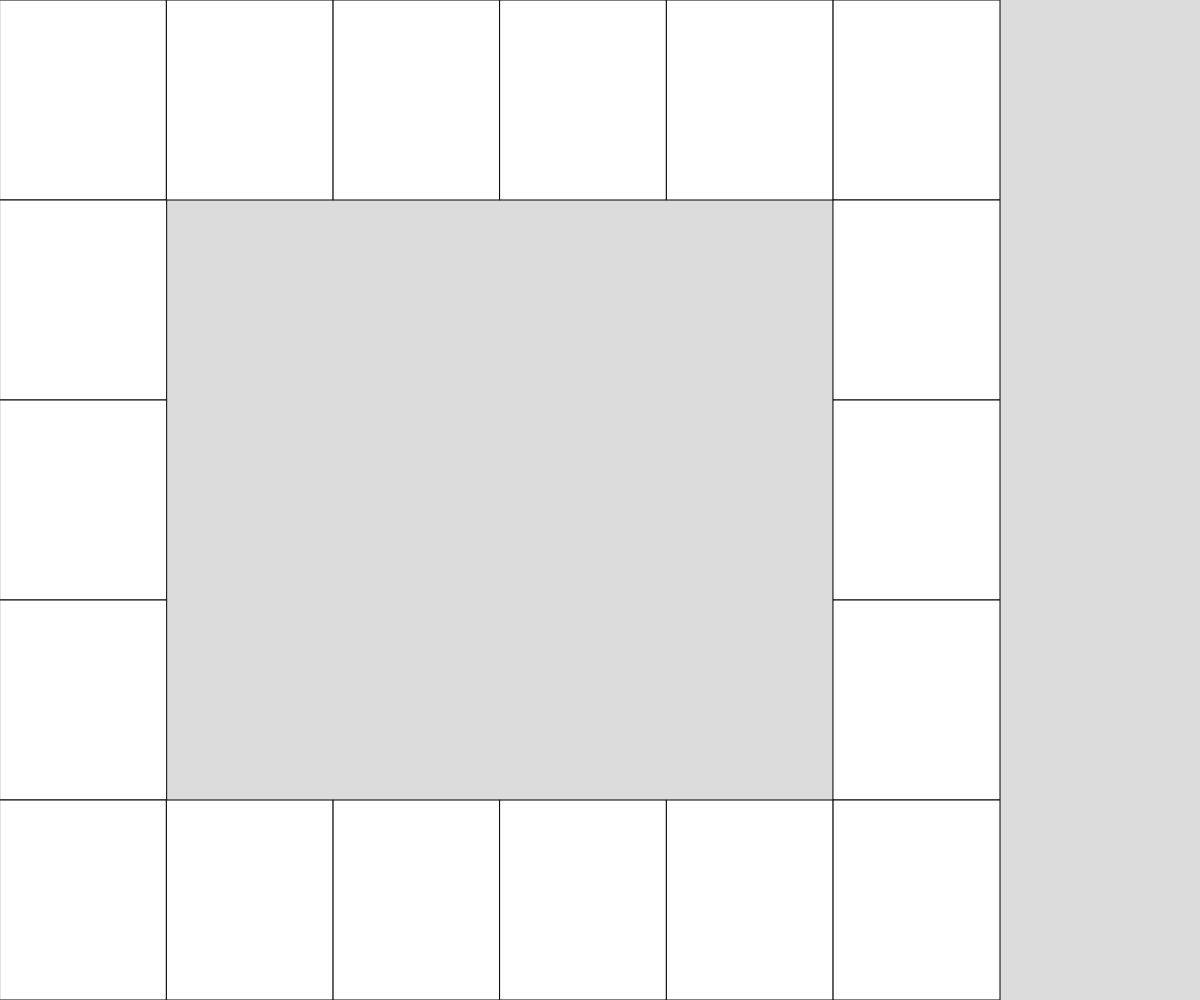
Frame 1 (no input)
Frame 60 (no input): identical to frame 1, image omitted
Frame 120 (the mouse pressed at the canvas centre since frame 60): identical to frame 1, image omitted

The p5.js sketch that drew this single still picture (run headless with seeded random() and noise() and a simulated clock; from frame 60 on, the mouse is pressed at the canvas centre):

// p5.js sketch
// ── sketch.js
// Project Title
// Your Name
// Date
//
// Extra for Experts:
// - describe what you did to take this project "above and beyond"

////////////////////////////////////////////////////////////////
// paterns 
// OG:
//3, 16, 13, 10, 18, 8, 6, 14, 7, 5, 15, 11, 17, 2, 12, 1, 9, 4
//5, 18, 11, 13, 3, 6, 15, 7, 1, 9, 14, 16, 10, 2, 4, 12, 17, 8
//11, 6, 10, 12, 1, 4, 14, 16, 2, 9, 17, 8, 13, 15, 3, 7, 18, 5
//17, 10, 15, 13, 2, 8, 18, 16, 12, 3, 5, 11, 7, 4, 1, 9, 14, 6
//18, 16, 10, 5, 11, 9, 2, 13, 17, 7, 4, 15, 12, 8, 6, 3, 1, 14  

//SECONDARY
// 2, 6, 11, 8, 1, 10, 12, 16, 18, 17, 4, 14, 7, 13, 9, 5, 15, 3
// 8, 9, 5, 13, 7, 1, 8, 17, 6, 14, 4, 11, 2, 16, 12, 3, 15, 10
// 11, 4, 17, 7, 16, 5, 8, 14, 6, 1, 13, 9, 2, 15, 3, 10, 18, 12
// 17, 14, 8, 3, 10, 18, 13, 1, 4, 9, 11, 2, 12, 5, 16, 7, 15, 6
// 18, 6, 14, 7, 15, 2, 11, 13, 5, 16, 12, 8, 3, 1, 9, 4, 17, 10

//third 
//1, 11, 6, 14, 9, 3, 17, 8, 5, 18, 15, 12, 4, 7, 10, 2, 13, 16
//3, 12, 6, 18, 9, 4, 7, 10, 13, 16, 1, 14, 8, 5, 15, 11, 17, 2
//9, 3, 11, 5, 2, 18, 12, 16, 6, 15, 7, 4, 14, 10, 1, 13, 17, 8
//12, 2, 11, 14, 8, 3, 6, 9, 13, 18, 15, 5, 10, 16, 1, 4, 17, 7
//16, 10, 2, 18, 13, 9, 15, 12, 6, 14, 17, 8, 3, 7, 4, 11, 5, 1

// final 
// 1, 9, 3, 15, 6, 10, 17, 11, 8, 14, 2, 18, 5, 13, 7, 4, 12, 16 *
// 1, 13, 9, 3, 6, 12, 16, 10, 18, 7, 15, 2, 14, 4, 11, 5, 8, 17
// 2, 6, 11, 8, 1, 10, 12, 16, 18, 17, 4, 14, 7, 13, 9, 5, 15, 3
// 2, 14, 8, 17, 11, 5, 9, 4, 1, 15, 6, 10, 18, 12, 7, 3, 16, 13
// 3, 12, 6, 10, 18, 15, 9, 4, 7, 16, 13, 2, 14, 8, 5, 11, 17, 1
// 3, 12, 7, 18, 13, 9, 14, 4, 17, 2, 16, 6, 10, 15, 5, 11, 8, 1 *
// 4, 9, 14, 7, 1, 15, 12, 18, 6, 13, 2, 16, 10, 5, 8, 3, 17, 11
// 4, 12, 15, 9, 5, 17, 6, 2, 14, 8, 3, 11, 18, 13, 10, 16, 7, 1
// 5, 17, 11, 1, 13, 18, 14, 10, 6, 2, 16, 7, 15, 12, 8, 3, 9, 4
// 5, 10, 6, 14, 8, 11, 2, 18, 15, 9, 12, 3, 7, 17, 4, 1, 16, 13
// 6, 9, 3, 12, 17, 14, 8, 5, 16, 13, 7, 1, 15, 10, 2, 18, 11, 4 *
// 6, 14, 8, 1, 13, 7, 4, 12, 18, 3, 9, 16, 11, 2, 10, 15, 5, 17
// 7, 13, 18, 15, 9, 4, 12, 6, 1, 14, 3, 16, 10, 2, 17, 5, 11, 8
// 8, 11, 6, 2, 16, 12, 9, 18, 13, 3, 15, 10, 7, 4, 17, 5, 14, 1
// 9, 16, 10, 18, 13, 7, 4, 12, 6, 1, 15, 3, 17, 11, 14, 8, 5, 2
// 10, 5, 18, 12, 6, 1, 9, 4, 7, 15, 3, 16, 13, 17, 11, 2, 14, 8
// 10, 17, 11, 5, 12, 8, 3, 6, 9, 13, 2, 15, 18, 14, 4, 1, 16, 7
// 11, 4, 17, 7, 16, 5, 8, 14, 6, 1, 13, 9, 2, 15, 3, 10, 18, 12 *
// 11, 5, 13, 2, 18, 12, 15, 6, 14, 10, 3, 9, 16, 7, 4, 1, 17, 8
// 11, 6, 14, 18, 13, 7, 3, 12, 15, 9, 4, 17, 8, 5, 2, 16, 10, 1
// 12, 2, 14, 8, 5, 13, 7, 3, 6, 9, 16, 10, 15, 18, 11, 17, 4, 1
// 12, 2, 16, 10, 5, 1, 13, 7, 4, 11, 14, 17, 8, 3, 18, 6, 15, 9
// 13, 2, 18, 15, 11, 5, 9, 12, 8, 3, 7, 10, 17, 6, 14, 4, 1, 16
// 13, 3, 17, 14, 9, 5, 1, 16, 11, 8, 12, 18, 15, 6, 2, 10, 7, 4 *
// 14, 8, 12, 7, 18, 15, 9, 3, 6, 13, 16, 11, 2, 10, 5, 1, 17, 4
// 15, 3, 14, 8, 11, 5, 13, 2, 16, 7, 18, 10, 6, 12, 9, 17, 4, 1
// 15, 18, 12, 6, 3, 10, 14, 8, 11, 5, 2, 16, 13, 17, 4, 7, 1, 9 *
// 16, 5, 10, 15, 3, 7, 18, 12, 8, 14, 9, 17, 11, 6, 2, 13, 1, 4
// 16, 12, 6, 14, 17, 8, 3, 11, 5, 18, 15, 9, 4, 1, 13, 10, 7, 2
// 17, 14, 8, 3, 10, 18, 13, 1, 4, 9, 11, 2, 12, 5, 16, 7, 15, 6
// 18, 6, 14, 7, 15, 2, 11, 13, 5, 16, 12, 8, 3, 1, 9, 4, 17, 10
// 18, 9, 2, 13, 6, 12, 16, 10, 7, 3, 15, 1, 14, 4, 11, 5, 8, 17
////////////////////////////////////////////////////////////////

let rows=6;
let columns=5;
let cellSize;

//let skeleton = [];
let grid = [
  [1,2,3,4,5,6],
  [18,0,0,0,0,7],
  [17,0,0,0,0,8],
  [16,0,0,0,0,9],
  [15,14,13,12,11,10]]; 
  

  
function setup() {
  
 createCanvas(windowWidth, windowHeight);
  if (width < height) {
    cellSize = width;
  }
  else {
    cellSize = height;

  

  }
}

function draw() {
  background(220);
  displayGrid();
}


function displayGrid() {
  for (let x = 0; x < rows; x++) {
    for (let y =0; y < columns; y++) {
      if (grid[y][x]>0) {
        rect((cellSize/6) * x, (cellSize/5) * y, cellSize/6,cellSize/5);
      }
    }
  } 
}






// function board() {
//   for ( let tempskell  of skeleton) { 
   
//     rect(skeleton[tempskell].x, skeleton[tempskell].y, skeleton[tempskell].w, skeleton[tempskell].h);
//   }
// }

// function creayteboard() {
//   for ( let i = 0; i < 19; i++ ) {
//     if (i >= 0 && i <7){
//       let k= i-1;

//       let j= 1;
//     }
//     else if (i >= 7 && i <11){
//       let k=5;

//       let j=i-7;  

//     }
//     else if (i >=11 && i <16 ){
//       let k=6-(i-11);
//       let j=4;
//     }
//     else if (i >=16 && i <19){
//       let k=1;
//       let j=5-(i-16);


//     } 


//     let tempskell={
//       x: ((windowWidth/6)*k),
//       y: ((windowHeight/5)*j),
//       w: (windowWidth/6),
//       h: (windowHeight/5)
//     };
//     skeleton.push(tempskell);
//   }
//}
